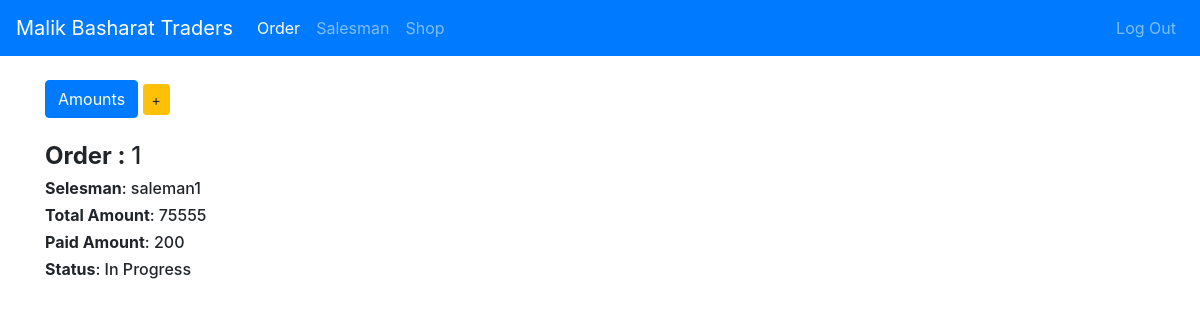
The page /order_amounts/1/ (signed in) on the database as committed earlier.
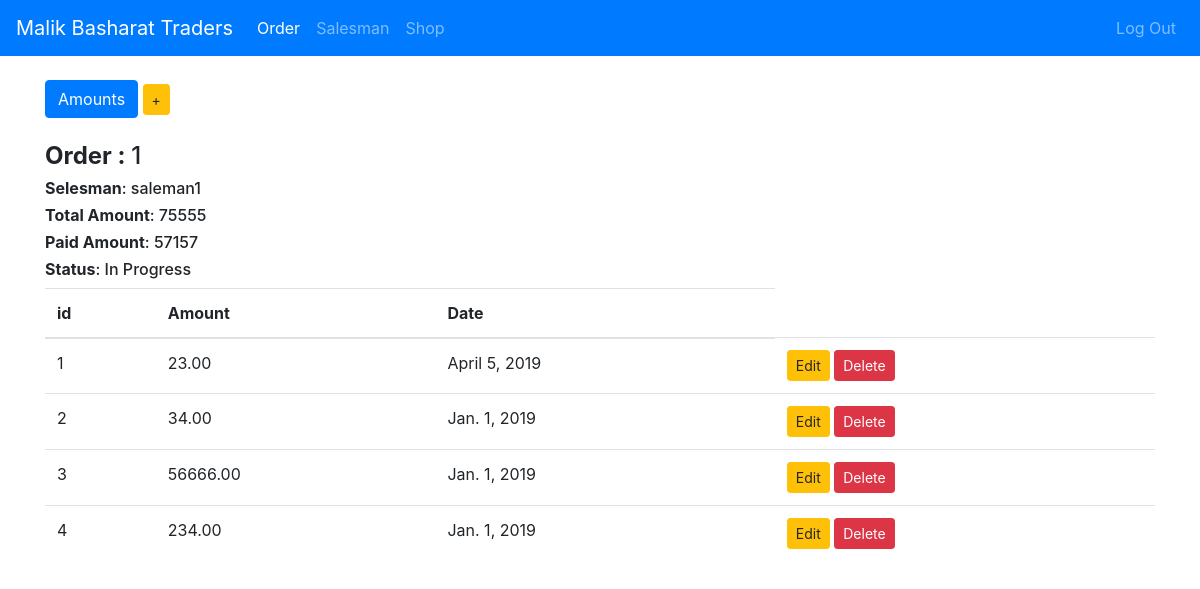
The same page on the database as committed later.
### app1/models.py (models this page shows, shortened)
class Orders(models.Model):
    com = 'Completed'
    pro = 'In Progress'
    choice = (
        (pro, "In progress"),
        (com, 'completed'),
    )
    salesman = models.ForeignKey(Salesman, on_delete=models.CASCADE)
    shop = models.ForeignKey(Shop, on_delete=models.CASCADE, null=True)
    status = models.CharField(max_length=25,choices=choice)
    total_amount = models.IntegerField()
    amount_paid = models.IntegerField(null=True, default=0)
    date = models.DateField()

class Salesman(models.Model):
    name = models.CharField(max_length=200)
    address = models.TextField()
    shops = models.ManyToManyField(Shop, null=True)
    def __str__(self):
        return self.name

class Amount(models.Model):
    delivery = models.ForeignKey(Orders, on_delete=models.CASCADE)
    timestamp = models.DateField()
    amount = models.DecimalField(max_digits=12, decimal_places=2)

### app1/views.py (the view)
# urls.py: path('order_amounts/<int:pk>/', OrderAmountView, name='order_amounts'),
@login_required(login_url=loginView)
def OrderAmountView(request, pk):
    order = Orders.objects.get(pk=pk)
    amounts = order.amount_set.all()
    context = {
        'order':order,
        'amounts':amounts
    }
    return render(request, 'app1/amounts.html', context)

### templates/app1/amounts.html
{% extends 'app1/base1.html' %}
{% block content %}
    <br>
  <div class="button-group">
        <a href="#" class="btn btn-primary btn-md" role="button">Amounts</a>
        <a href="{% url 'add_amount' order.pk%}" class="btn btn-warning btn-sm" role="button">+</a>
  </div>
    <br>
    <h4><b>Order : </b> {{ order.pk }}</h4>
    <h6><b>Selesman</b>: {{ order.salesman }}</h6>
    <h6><b>Total Amount</b>: {{ order.total_amount }}</h6>
    <h6><b>Paid Amount</b>: {{ order.amount_paid }}</h6>
    <h6><b>Status</b>: {{ order.status }}</h6>
      <table class="table table-hover">
        <thead>
            <tr>
              {% if amounts %}
                <th>id</th>
                <th>Amount</th>
                <th>Date</th>
              {% endif %}
            </tr>
        </thead>
        <tbody>
            {% for amount in amounts %}
                <tr>
                <td>{{ amount.pk }}</td>
                <td>{{ amount.amount}}</td>
                <td>{{amount.timestamp}}</td>
                <td>
                    <a href="{% url 'edit_amount' amount.pk%}" class="btn btn-warning btn-sm" role="button">Edit</a>
                    <a onclick="delete_data('{% url 'delete_amount' amount.pk %}')" href="javascript: void (0)" class="btn btn-danger btn-sm" role="button">Delete</a>
                </td>
                </tr>
            {% endfor %}
        </tbody>
    </table>
{% endblock %}

### templates/app1/base1.html (shortened to what this page needs)
{% load static %}
<!DOCTYPE html>
<html lang="en">
<head>
    <link rel="stylesheet" href="{% static '/css/bootstrap.min.css' %}">
    <link rel="stylesheet" href="https://cdnjs.cloudflare.com/ajax/libs/datepicker/0.6.5/datepicker.css"/>
    <link href='{% static "fast-select/fastselect.css" %}' rel='stylesheet' type='text/css'>
</head>
<body>
<div>
    <nav class="navbar navbar-expand-sm bg-primary navbar-dark">
        <a class="navbar-brand" href="#">Malik Basharat Traders</a>
        <ul class="navbar-nav mr-auto">
            <li class="nav-item active">
                <a class="nav-link" href="{% url 'display_orders' %}">Order</a>
            </li>
            <li class="nav-item">
                <a class="nav-link" href="{% url 'display_salesman' %}">Salesman</a>
            </li>
            <li class="nav-item">
                <a class="nav-link" href="{% url 'display_shops' %}">Shop</a>
            </li>
        </ul>
        <ul class="navbar-nav">
            <li class="nav-item">
                <a class="nav-link" href="{% url 'logout' %}">Log Out</a>
            </li>
        </ul>
    </nav>
</div>
<div id="content" class="container">
    <div class="md-col-10">
        {% block content %}
        {% endblock %}
    </div>
</div>
</body>
</html>

Rows that differ between the two databases and show on the page:
changed Orders "In Progress": amount_paid "200" → "57157"
added Amount: pk "1", amount "23.00", timestamp "April 5, 2019"
added Amount: pk "2", amount "34.00", timestamp "Jan. 1, 2019"
added Amount: pk "3", amount "56666.00", timestamp "Jan. 1, 2019"
added Amount: pk "4", amount "234.00", timestamp "Jan. 1, 2019"
Other text that changed with them:
text now shown: "id Amount Date"
